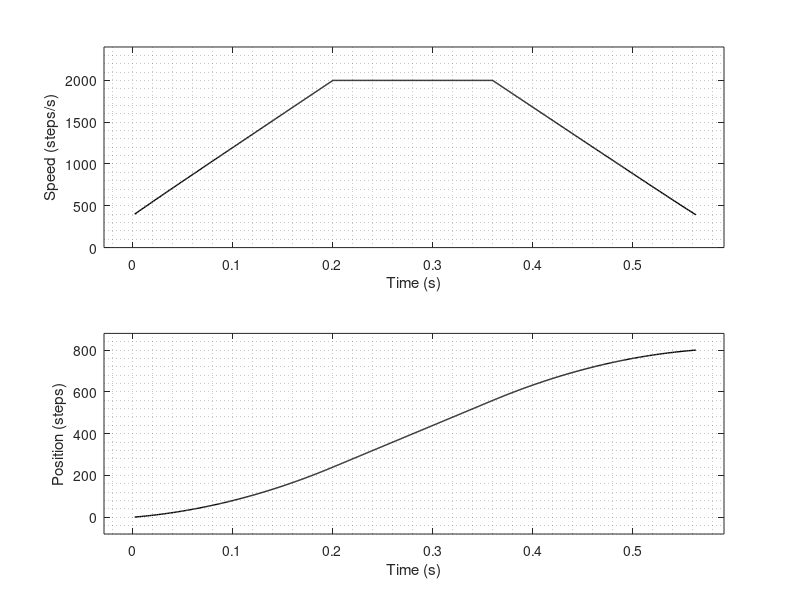

Write MATLAB code to recreate this figure.
clear all;
close all;
clc;

%===============================================================================
% all rates in Hz (steps/second)
initial_step_rate =     400;
max_step_rate =       2000;
step_acceleration =     8000;

steps_to_do =           800;
%===============================================================================


steps_to_accelerate = floor(((max_step_rate^2)-(initial_step_rate^2))/(2*step_acceleration));

disp('==================================');
disp('Steps to ramp (calculated):');
disp(steps_to_accelerate);

if (steps_to_do < (2*steps_to_accelerate)) 
  steps_to_accelerate = floor(steps_to_do/2);  
endif

disp('Steps to ramp (applied):');
disp(steps_to_accelerate);
disp('Initial speed (step/s)');
disp(initial_step_rate);
disp('Acceleration (step/s.s)');
disp(step_acceleration);
disp('Final speed (step/s)');
disp(max_step_rate);
disp('----------------------------------');

steps_freqtable(1) = initial_step_rate;
timevector(1) = 1/initial_step_rate;

for i=2:steps_to_do
  
  if(i >= (steps_to_do-steps_to_accelerate))
  % deceleration
  steps_freqtable(i) = steps_freqtable(i-1) - (step_acceleration/steps_freqtable(i-1));
  
  elseif (i <= steps_to_accelerate)
  % acceleration
  steps_freqtable(i) = steps_freqtable(i-1) + (step_acceleration/steps_freqtable(i-1));
  
  else
  % steady move
  steps_freqtable(i) = steps_freqtable(i-1);
  endif
  
  timevector(i) = timevector(i-1) + (1/steps_freqtable(i));
  
endfor

disp('Total moving time (s):');
disp(timevector(end));
disp('==================================');

%figure
subplot(2,1,1)       % add first plot in 2 x 1 grid
plot(timevector,(steps_freqtable),'k','LineWidth',1);
%title('');
xlabel('Time (s)');
ylabel('Speed (steps/s)');
xlim([-(0.05*timevector(end)) (timevector(end)*1.05)]);
ylim([0 max(steps_freqtable)+initial_step_rate]);
grid minor;

subplot(2,1,2)       % add second plot in 2 x 1 grid
plot(timevector,1:steps_to_do,'k','LineWidth',1);
xlabel('Time (s)');
ylabel('Position (steps)');
xlim([-(0.05*timevector(end)) (timevector(end)*1.05)]);
ylim([-(0.1*steps_to_do) (steps_to_do*1.1)]);
grid minor;
